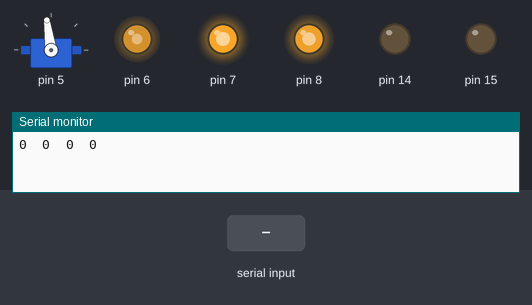
This sketch was run on a simulated Arduino Mega 2560, built with avr-gcc and run on an emulated ATmega2560. On the bench: servo, output pins drawn as LEDs (lit = HIGH), the last lines printed to the serial monitor. The test bench sets the inputs (shaded band).

Above: at 1.2 s.
1.3 s: "1" received over the second serial link
At 3.1 s:
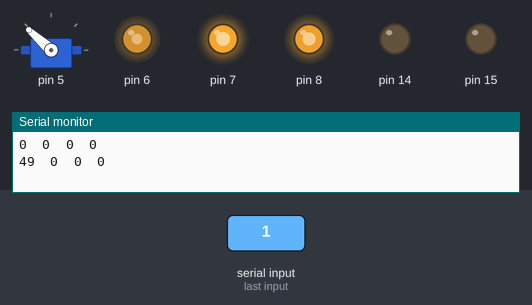
3.8 s: "0" received over the second serial link
Timing chart, 0 to 6.8 s (numbered marks = the images above; inputs shaded):
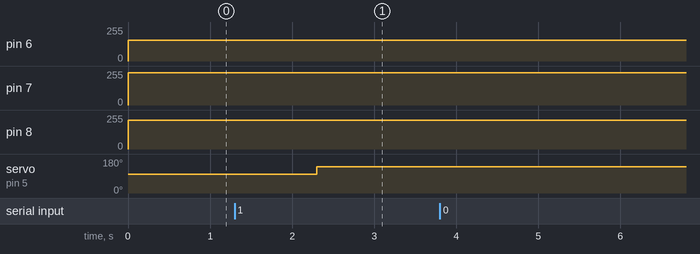

Measured:
- after the input at 1.3 s, servo on pin 5: 98° → 138° after 1.0 s

The sketch:

program.ino
```cpp
#include "Blue_Death_Mk_I.h"

Blue_Death_Mk_I BD_Mk_I(0,0,0);

void setup() {
  Serial.begin(12000000);
}

void loop() {
  BD_Mk_I.update();
}
```

Blue_Death_Mk_I.cpp
```cpp
#include "Blue_Death_Mk_I.h"
#include <Arduino.h>

Blue_Death_Mk_I::Blue_Death_Mk_I(double x, double y, double theta)
{
  this->x = x;
  this->y = y;
  this->theta = theta;

  btSerial = new HC05();
  led = new LED(8,7,6);
  steer = new HS422(5);
  ping = new Ping(4);
  hall = new Hall_Sensor(17);
  driver = new Driver(15, 16, 14);
}

void Blue_Death_Mk_I::update()
{
  led->set(40, 15, 100);
  btSerial->update(shared_mem);
  //ping->calculate();
  //ping->get();
  //hall->calculate();
  //hall->get();
  //driver->set(1,0,255);
  //delay(1000);
  //driver->set(1,0,0);
  //delay(1000);
  //steer->update(-50);
  control(shared_mem);
}

void Blue_Death_Mk_I::control(int shared_mem[])
{
  steer->update(shared_mem[0]);
  driver->set(shared_mem[1], shared_mem[2], shared_mem[3]);
  //driver->set(1, 0, 100);
}
Blue_Death_Mk_I::~Blue_Death_Mk_I()
{
  delete
 btSerial;
  delete led;
  delete steer;
  delete ping;
  delete driver;
}
```

Blue_Death_Mk_I.h
```cpp
#include "LED.h"
#include "HS422.h"
#include "HC05.h"
#include "Ping.h"
#include "Hall_Sensor.h"
#include "Driver.h"

class Blue_Death_Mk_I
{
  private:
  double x, y;
  double dx, dy;
  double ddx, ddy;
  double theta, dtheta, ddtheta;
  double t;

  LED* led;
  HS422* steer;
  HC05* btSerial;
  Ping* ping;
  Hall_Sensor* hall;
  Driver* driver;

  int shared_mem[4];

  public:

  Blue_Death_Mk_I(double x, double y, double theta);
  void control(int shared_mem[]);
  void update();

  ~Blue_Death_Mk_I();

};
```

HC05.cpp
```cpp
#include <Arduino.h>

#include "HC05.h"

HC05::HC05()
{
  Serial2.begin(1382400);
  //Serial2->setTimeout(100);
}

void HC05::update(int shared_mem[])
{
      /*
      Serial2.readBytes(buffer_in,3);

      shared_mem[0] = buffer_in[0];
      shared_mem[1] = buffer_in[1];

      Serial.print(shared_mem[0]);
      Serial.print("   ");
      Serial.println(shared_mem[1]);
      */

      Serial2.readBytes(buffer_in,10);
      p = buffer_in;

      pi = (int*)p;
      shared_mem[0] = *pi;
      p += sizeof(int);

      pb = (bool*)p;
      shared_mem[1] = *pb;
      p += sizeof(bool);

      pb = (bool*)p;
      shared_mem[2] = *pb;
      p += sizeof(bool);

      pi = (int*)p;
      shared_mem[3] = abs(*pi);

      for(int i = 0; i< 4; i++)
      {
        Serial.print(shared_mem[i]);
        Serial.print("\t");
      }
      Serial.println();
}

HC05::~HC05()
{
}
```

HC05.h
```cpp
#include <SoftwareSerial.h>

class HC05
{
  private:
  int txPin, rxPin;
  unsigned long previousMillis;
  long interval;
  String ledB;
  int ledState;
  float t, t0, y;
  char buffer_in[64];
  char *p, *p_buffer, *pc;
  int *pi;
  long *pl;
  double *pd;
  bool *pb;
  int n;
  int state;


  public:
  HC05();
  void update(int shared_mem[]);
  ~HC05();
};
```

HS422.cpp
```cpp
#include <Arduino.h>
#include "HS422.h"
#include <Servo.h>


HS422::HS422(int pin)
{
  myservo = new Servo;
  myservo->attach(pin);

  offset = 98;
  output = 0;
  limit = 40;
  myservo->write(offset);
}

HS422::update(int servo_write)
{
  if(servo_write > limit) servo_write = limit;
  if(servo_write < -limit) servo_write = -limit;
  myservo->write(servo_write + offset);
}

HS422::~HS422()
{
  delete myservo;
}
```

HS422.h
```cpp
#include <Arduino.h>
#include <Servo.h>

class HS422
{
  protected:
  Servo* myservo;
  int offset, output, limit;

  public:
  HS422(int pin);
  update(int servo_write);
  ~HS422();
};
```

LED.cpp
```cpp
#include <Arduino.h>
#include "LED.h"

LED::LED(int rPin, int gPin, int bPin)
{
  this->rPin = rPin;
  this->gPin = gPin;
  this->bPin = bPin;

  RGB[0] = rPin;
  RGB[1] = gPin;
  RGB[2] = bPin;

  for(int i = 0;i<3;i++)
  {
    pinMode(RGB[i], OUTPUT);
  }

}

void LED::set(int r, int g, int b)
{
  analogWrite(rPin, 256 - r);
  analogWrite(gPin, 256 - g);
  analogWrite(bPin, 256 - b);
}
```

LED.h
```cpp
class LED
{
  private:
  int rPin, gPin, bPin;
  int RGB[3];

  public:
  LED(int rPin, int gPin, int bPin);
  void set(int r, int g, int b);
};
```

Ping.cpp
```cpp
#include "Ping.h"
#include <Arduino.h>

Ping::Ping(int pin)
{
  this->pin = pin;

  distance = 0;
}
void Ping::calculate()
{
  pinMode(pin, OUTPUT);
  digitalWrite(pin, LOW);
  delayMicroseconds(2);
  digitalWrite(pin, HIGH);
  delayMicroseconds(5);
  digitalWrite(pin, LOW);

  pinMode(pin, INPUT);
  duration = pulseIn(pin, HIGH);
  distance = 100*(duration / 29.00 / 2.00);
  delay(100);
}
double Ping::get()
{
  Serial.println(distance);
  return distance;
}
Ping::~Ping()
{

}
```

Ping.h
```cpp
class Ping
{
  private:
  int pin;
  double distance;
  long duration;

  public:
  Ping(int pin);
  void calculate();
  double get();
  ~Ping();
};
```

Driver.cpp
```cpp
#include "Driver.h"
#include <Arduino.h>

Driver::Driver(int in1, int in2, int enA)
{
  this->in1_pin = in1;
  this->in2_pin = in2;
  this->enA_pin = enA;

  pinMode(in1_pin, OUTPUT);
  pinMode(in2_pin, OUTPUT);
  pinMode(enA_pin, OUTPUT);
}
void Driver::set(bool in1_val, bool in2_val, int enA_val)
{
  digitalWrite(in1_pin, in1_val);
  digitalWrite(in2_pin, in2_val);
  analogWrite(enA_pin, enA_val);
}
Driver::~Driver() {}
```

Driver.h
```cpp
class Driver
{
  private:
  int in1_pin, in2_pin, enA_pin;
  double motor;

  public:
  Driver(int in1, int in2, int enA);
  void set(bool in1_val, bool in2_val, int enA_val);
  ~Driver();
};
```

Hall_Sensor.cpp
```cpp
#include "Hall_Sensor.h"
#include <Arduino.h>

Hall_Sensor::Hall_Sensor(int pin)
{
  this->pin = pin;
  pinMode(pin, INPUT);
}

void Hall_Sensor::calculate()
{
  state = digitalRead(pin);
}

void Hall_Sensor::get()
{
  Serial.println(state);
  return rpm;
}

Hall_Sensor::~Hall_Sensor(){}
```

Hall_Sensor.h
```cpp
class Hall_Sensor
{
  private:
  int pin;
  double duration;
  double rpm;
  bool state;

  public:
  Hall_Sensor(int pin);
  void calculate();
  void get();
  ~Hall_Sensor();
};
```
